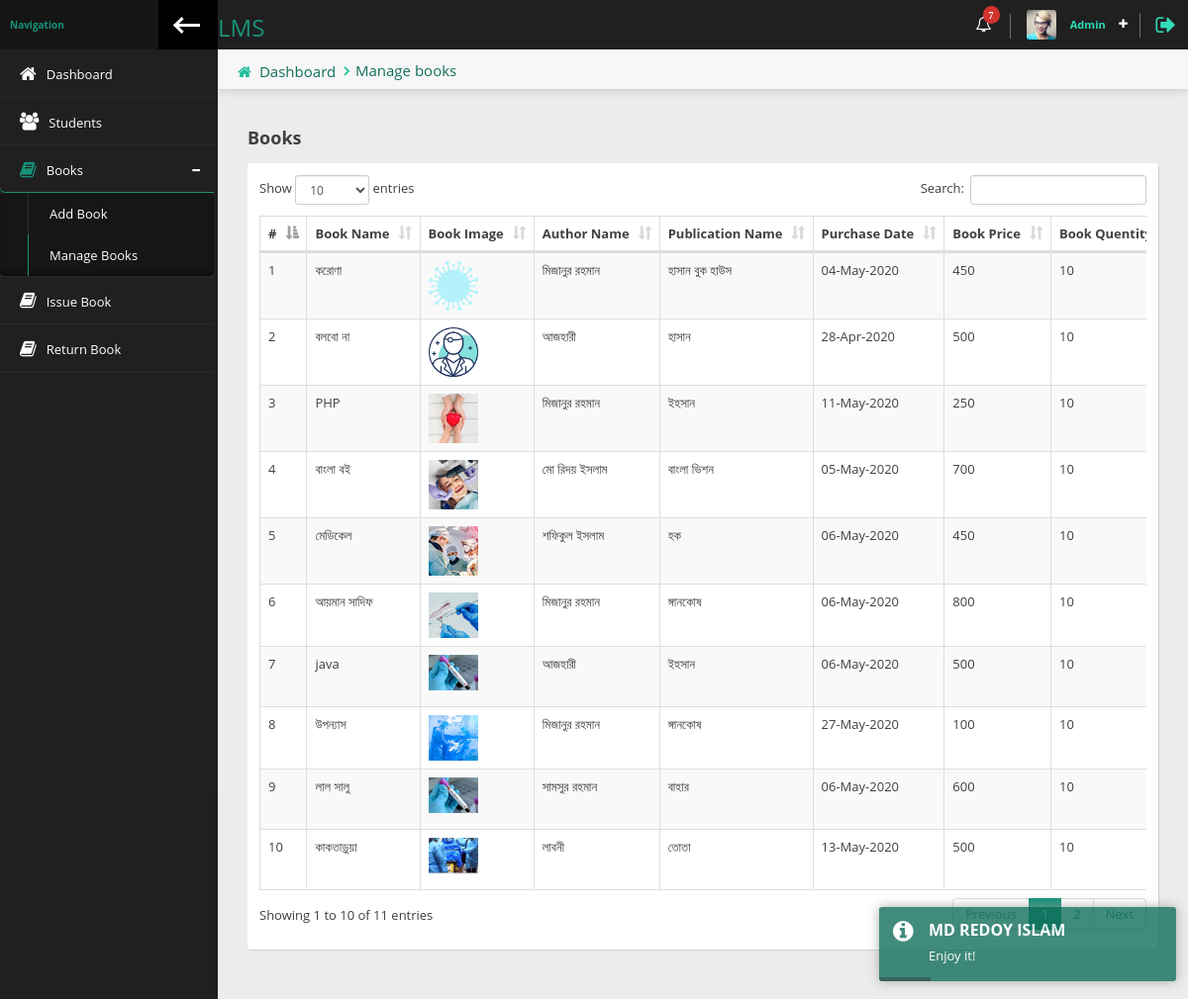
Screenshot of /Librarian/manage-book.php (signed in) with the database file from the repository.
### tables this page shows
CREATE TABLE `books` (
  `id` int(5) NOT NULL,
  `book_name` varchar(70) DEFAULT NULL,
  `book_image` varchar(100) DEFAULT NULL,
  `book_author_name` varchar(50) DEFAULT NULL,
  `book_publication_name` varchar(50) DEFAULT NULL,
  `book_purchase_date` varchar(50) DEFAULT NULL,
  `book_price` varchar(10) DEFAULT NULL,
  `book_qty` int(5) DEFAULT NULL,
  `available_qty` int(5) DEFAULT NULL,
  `librarian_username` varchar(70) DEFAULT NULL,
  `datetime` timestamp NOT NULL DEFAULT current_timestamp()
);

### Librarian/manage-book.php (the view, shortened to what this page needs)
<?php
    require_once 'header.php';
    $sql = "SELECT * FROM books";
    $result = mysqli_query($con , $sql);
?>
                <div class="content-header">
                    <div class="leftside-content-header">
                        <ul class="breadcrumbs">
                            <li><i class="fa fa-home" aria-hidden="true"></i><a href="index.php">Dashboard</a></li>
                            <li><a href="javascript:avoid(0)">Manage books</a></li>
                        </ul>
                    </div>
                </div>
                <div class="row animated fadeInUp">
                    <div class="col-sm-12">
                        <h4 class="section-subtitle"><b>Books</b></h4>
                        <div class="panel">
                            <div class="panel-content">
                                <div class="table-responsive">
                                    <table id="basic-table" class="data-table table table-striped nowrap table-hover table-bordered" cellspacing="0" width="100%">
                                        <thead>
                                        <tr>
                                            <th>#</th>
                                            <th>Book Name</th>
                                            <th>Book Image</th>
                                            <th>Author Name</th>
                                            <th>Publication Name</th>
                                            <th>Purchase Date</th>
                                            <th>Book Price</th>
                                            <th>Book Quentity</th>
                                        </tr>
                                        </thead>
                                        <tbody>
                                        <?php
                                        $i = 1;
                                            while($row = mysqli_fetch_assoc($result)){?>
                                                <tr>
                                                    <td><?= $i ?></td>
                                                    <td><?= $row['book_name']; ?></td>
                                                    <td><img style="width:50px;" src="../images/books/<?= $row['book_image']; ?>" alt=""></td>
                                                    <td><?= $row['book_author_name']; ?></td>
                                                    <td><?= $row['book_publication_name']; ?></td>
                                                    <td><?= date('d-M-Y' , strtotime($row['book_purchase_date'])) ?></td>
                                                    <td><?= $row['book_price']; ?></td>
                                                    <td><?= $row['book_qty']; ?></td>
                                                </tr>
                                            <?php $i++; }
                                        ?>
                                        </tbody>
                                    </table>
                                </div>
                            </div>
                        </div>
                    </div>
                </div>
<?php
    require_once 'footer.php';
?>

### rows the page displays
books: book_name "করোণা", book_image (picture), book_author_name "মিজানুর রহমান", book_publication_name "হাসান বুক হাউস", book_purchase_date "04-May-2020", book_price "450", book_qty "10"
books: book_name "বলবো না", book_image (picture), book_author_name "আজহারী", book_publication_name "হাসান", book_purchase_date "28-Apr-2020", book_price "500", book_qty "10"
books: book_name "PHP", book_image (picture), book_author_name "মিজানুর রহমান", book_publication_name "ইহসান", book_purchase_date "11-May-2020", book_price "250", book_qty "10"
books: book_name "বাংলা বই", book_image (picture), book_author_name "মো রিদয় ইসলাম", book_publication_name "বাংলা ভিশন", book_purchase_date "05-May-2020", book_price "700", book_qty "10"
books: book_name "মেডিকেল", book_image (picture), book_author_name "শফিকুল ইসলাম", book_publication_name "হক", book_purchase_date "06-May-2020", book_price "450", book_qty "10"
books: book_name "আয়মান সাদিফ", book_image (picture), book_author_name "মিজানুর রহমান", book_publication_name "ঙ্গানকোষ", book_purchase_date "06-May-2020", book_price "800", book_qty "10"
books: book_name "java", book_image (picture), book_author_name "আজহারী", book_publication_name "ইহসান", book_purchase_date "06-May-2020", book_price "500", book_qty "10"
books: book_name "উপন্যাস", book_image (picture), book_author_name "মিজানুর রহমান", book_publication_name "ঙ্গানকোষ", book_purchase_date "27-May-2020", book_price "100", book_qty "10"
books: book_name "লাল সালু", book_image (picture), book_author_name "সামসুর রহমান", book_publication_name "বাহার", book_purchase_date "06-May-2020", book_price "600", book_qty "10"
books: book_name "কাকতাড়ুয়া", book_image (picture), book_author_name "লাবনী", book_publication_name "তোতা", book_purchase_date "13-May-2020", book_price "500", book_qty "10"
